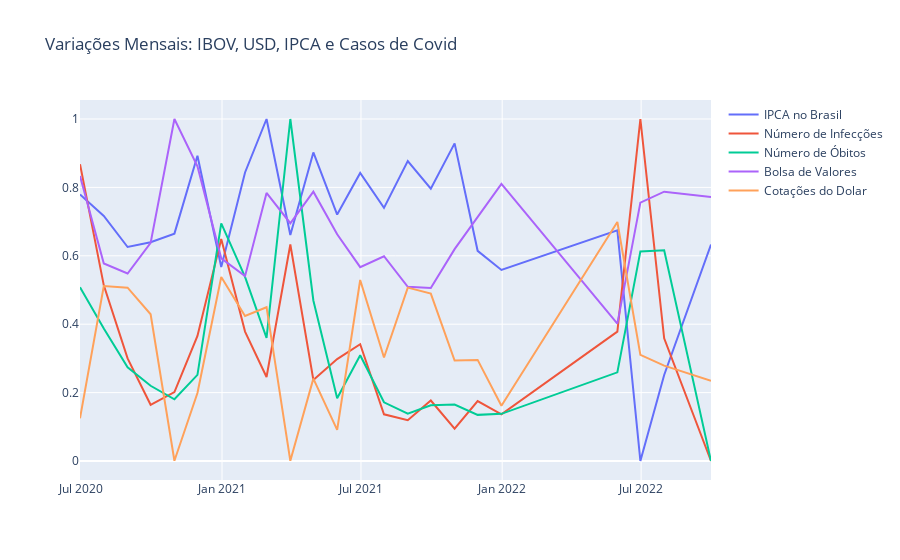

Notebook cell for this chart:
### Code cell
# PLotando:
fig = go.Figure()
fig = fig.add_trace(go.Scatter(x = scaled_bolsa_months.dropna().index,
                               y =  scaled_bolsa_months.dropna()["ipca"], 
                               name = "IPCA no Brasil"))

fig = fig.add_trace(go.Scatter(x = scaled_bolsa_months.dropna().index,
                               y = scaled_bolsa_months.dropna()["newCases"], 
                               name = "Número de Infecções"))

fig = fig.add_trace(go.Scatter(x = scaled_bolsa_months.dropna().index,
                               y = scaled_bolsa_months.dropna()["newDeaths"], 
                               name = "Número de Óbitos"))

fig = fig.add_trace(go.Scatter(x = scaled_bolsa_months.dropna().index,
                               y = scaled_bolsa_months.dropna()["ibov"], 
                               name = "Bolsa de Valores"))

fig = fig.add_trace(go.Scatter(x = scaled_bolsa_months.dropna().index,
                               y = scaled_bolsa_months.dropna()["usd"], 
                               name = "Cotações do Dolar"))

fig.update_layout(
    title='Variações Mensais: IBOV, USD, IPCA e Casos de Covid'
)

fig.show()
